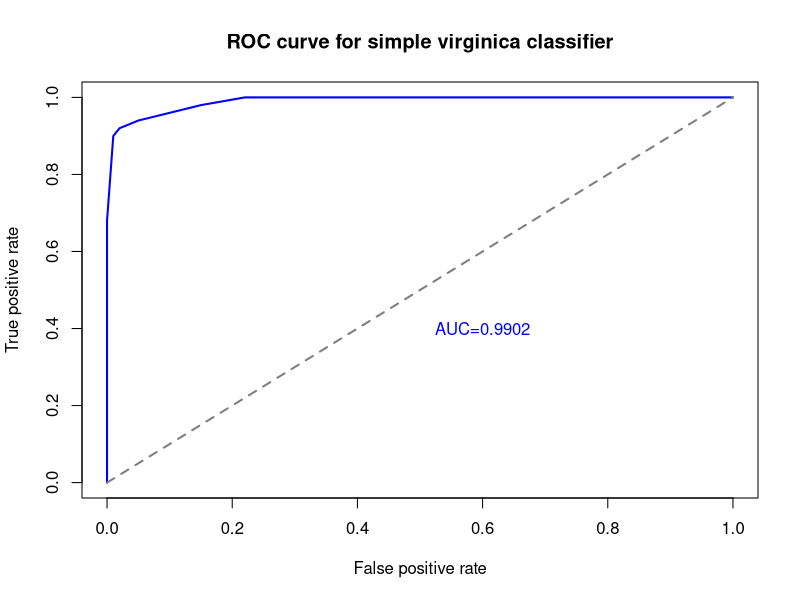

The R script that drew this image:
## ---- chunk 1
#| code-fold: true
#| output: false
Ma <- glm(I(Species=='virginica') ~ Petal.Width,binomial(link='probit'),iris)
table(iris$Species=='virginica',round(Ma$fitted.values))[2:1,2:1]
## ---- chunk 2
#| code-fold: true
#| fig-cap: 'ROC curve showing extremely high performance'
roc.x <- sapply(seq(0.000,1,0.001),function(z) mean(Ma$fitted.values[iris$Species!='virginica']>=z))
roc.y <- sapply(seq(0.000,1,0.001),function(z) mean(Ma$fitted.values[iris$Species=='virginica']>=z))
mean(roc.y)
plot(roc.x,roc.y,type='l',xlim=c(0,1),ylim=c(0,1),
     xlab='False positive rate',ylab='True positive rate',
     main='ROC curve for simple virginica classifier',
     col='#0000ff',lwd=2)
lines(x=c(0,1),y=c(0,1),lty=2,lwd=2,col='grey50')
text(0.6,0.4,'AUC=0.9902',col='#0000ff',cex=1)
